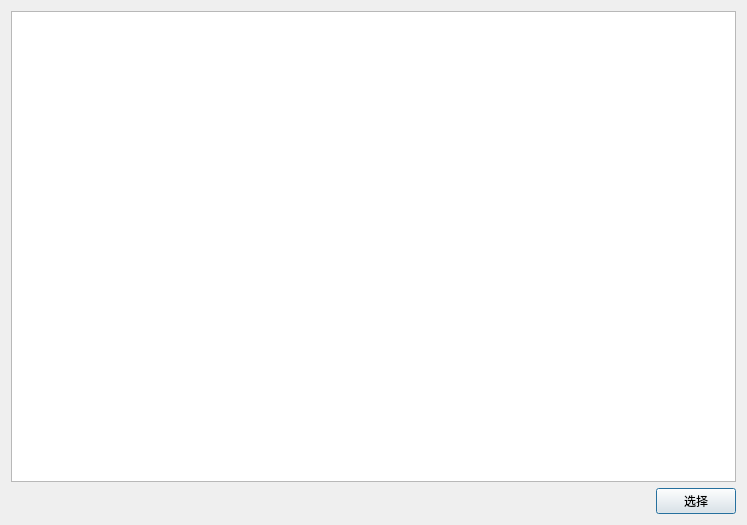
<?xml version="1.0" encoding="UTF-8"?>
<ui version="4.0">
 <class>AddressBookDialog</class>
 <widget class="QDialog" name="AddressBookDialog">
  <property name="geometry">
   <rect>
    <x>0</x>
    <y>0</y>
    <width>747</width>
    <height>525</height>
   </rect>
  </property>
  <property name="windowTitle">
   <string>选择地址</string>
  </property>
  <layout class="QVBoxLayout" name="verticalLayout">
   <item>
    <widget class="QTreeView" name="m_addressBookView"/>
   </item>
   <item>
    <layout class="QHBoxLayout" name="horizontalLayout">
     <item>
      <spacer name="horizontalSpacer">
       <property name="orientation">
        <enum>Qt::Horizontal</enum>
       </property>
       <property name="sizeHint" stdset="0">
        <size>
         <width>40</width>
         <height>20</height>
        </size>
       </property>
      </spacer>
     </item>
     <item>
      <widget class="QPushButton" name="m_okButton">
       <property name="text">
        <string>选择</string>
       </property>
      </widget>
     </item>
    </layout>
   </item>
  </layout>
 </widget>
 <resources/>
 <connections>
  <connection>
   <sender>m_okButton</sender>
   <signal>clicked()</signal>
   <receiver>AddressBookDialog</receiver>
   <slot>accept()</slot>
   <hints>
    <hint type="sourcelabel">
     <x>694</x>
     <y>499</y>
    </hint>
    <hint type="destinationlabel">
     <x>373</x>
     <y>262</y>
    </hint>
   </hints>
  </connection>
  <connection>
   <sender>m_addressBookView</sender>
   <signal>doubleClicked(QModelIndex)</signal>
   <receiver>AddressBookDialog</receiver>
   <slot>accept()</slot>
   <hints>
    <hint type="sourcelabel">
     <x>373</x>
     <y>242</y>
    </hint>
    <hint type="destinationlabel">
     <x>373</x>
     <y>262</y>
    </hint>
   </hints>
  </connection>
 </connections>
</ui>
